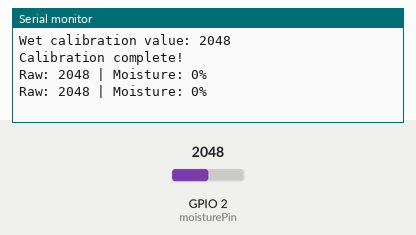
This sketch was run on a simulated ESP32. Shown: the last lines printed to the serial monitor. The inputs (shaded band) are chosen by the test bench; at power-on: GPIO 2 (moisturePin) = 2048.

Above: at 12.2 s.
12.3 s: GPIO 2 (moisturePin) set to 2866
At 13.6 s:
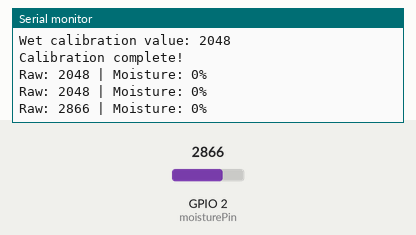
13.8 s: GPIO 2 (moisturePin) set to 3603
At 14.5 s:
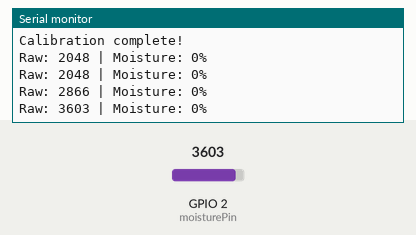
Timing chart, 0 to 16.8 s (numbered marks = the images above; inputs shaded):
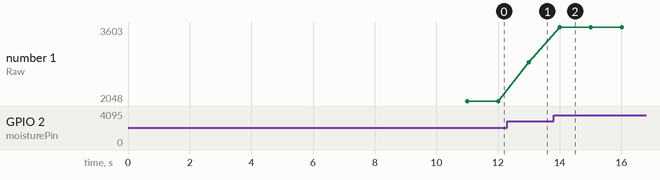

Measured:
- after the input at 12.3 s, the serial monitor: prints a new line after 0.70 s (image 1)
- after the input at 13.8 s, the serial monitor: prints a new line after 0.20 s (image 2)
- plotted number 1: 2048 → 2866 after the input at 12.3 s, 2866 → 3603 after the input at 13.8 s

The sketch:

Soil_Moisture.ino
```cpp
const int moisturePin = 2;

int dryValue = 0;
int wetValue = 4095;

void setup() {
  Serial.begin(115200);
  Serial.println("ESP32 Moisture Sensor with Auto-Calibration");
  Serial.println("Place sensor in air for dry calibration...");
  delay(5000);

  // Dry calibration
  dryValue = analogRead(moisturePin);
  Serial.print("Dry calibration value: ");
  Serial.println(dryValue);

  Serial.println("Now place sensor in water for wet calibration...");
  delay(5000);

  // Wet calibration
  wetValue = analogRead(moisturePin);
  Serial.print("Wet calibration value: ");
  Serial.println(wetValue);

  Serial.println("Calibration complete!");
  delay(1000);
}

void loop() {
  int moistureValue = analogRead(moisturePin);
  int moisturePercent = map(moistureValue, dryValue, wetValue, 0, 100);
  moisturePercent = constrain(moisturePercent, 0, 100);

  Serial.print("Raw: ");
  Serial.print(moistureValue);
  Serial.print(" | Moisture: ");
  Serial.print(moisturePercent);
  Serial.println("%");

  delay(1000);
}
```
